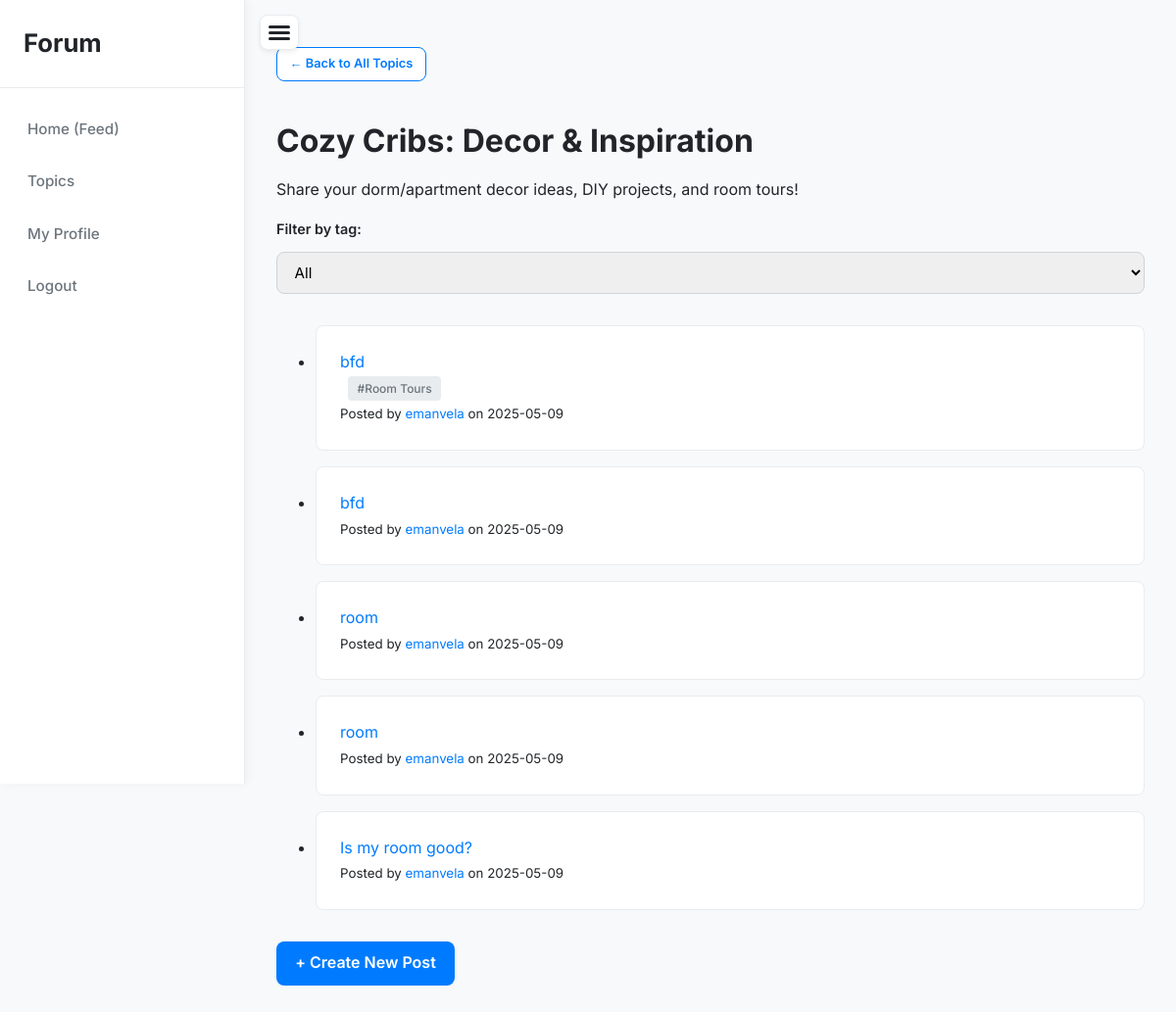
The page /topic/cozy-cribs-decor-inspiration (signed in) on the database its author committed.
### app/models.py (models this page shows, shortened)
class Topic(db.Model):
    id = db.Column(db.Integer, primary_key=True)
    name = db.Column(db.String(100), unique=True, nullable=False)
    description = db.Column(db.String(255), nullable=True)
    slug = db.Column(db.String(120), unique=True, nullable=False)
    posts = db.relationship('Post', back_populates='topic', lazy='dynamic', cascade='all, delete-orphan')

class Post(db.Model):
    id = db.Column(db.Integer, primary_key=True)
    title = db.Column(db.String(200), nullable=False)
    content = db.Column(db.Text, nullable=False)
    timestamp = db.Column(db.DateTime, index=True, default=datetime.utcnow)
    user_id = db.Column(db.Integer, db.ForeignKey('user.id'), nullable=False)
    topic_id = db.Column(db.Integer, db.ForeignKey('topic.id'), nullable=False)
    media_url = db.Column(db.String(255), nullable=True)
    tag = db.Column(db.String(50), nullable=True)
    author = db.relationship('User', back_populates='posts')
    topic = db.relationship('Topic', back_populates='posts')
    replies = db.relationship('Reply', back_populates='post', lazy='dynamic', cascade='all, delete-orphan')
    votes = db.relationship('Vote', back_populates='post', lazy='dynamic', cascade='all, delete-orphan')

class User(UserMixin, db.Model):
    id = db.Column(db.Integer, primary_key=True)
    username = db.Column(db.String(150), unique=True, nullable=False)
    email = db.Column(db.String(120), unique=True, nullable=False)
    password = db.Column(db.String(150), nullable=False)
    role = db.Column(db.String(10), nullable=False, default='student')
    profile_picture = db.Column(db.String(255), nullable=True)
    posts = db.relationship('Post', back_populates='author', lazy='dynamic', cascade='all, delete-orphan')
    replies = db.relationship('Reply', back_populates='author', lazy='dynamic', cascade='all, delete-orphan')
    votes = db.relationship('Vote', back_populates='user', lazy='dynamic', cascade='all, delete-orphan')
    followers = db.relationship(
        'Follow',
        foreign_keys='Follow.user_id',
        backref='followed_user',
        lazy='dynamic',
        cascade='all, delete-orphan'
    )
    following = db.relationship(
        'Follow',
        foreign_keys='Follow.follower_id',
        backref='follower_user',
        lazy='dynamic',
        cascade='all, delete-orphan'
    )

### app/routes.py (the view)
@main.route('/topic/<slug>')
@login_required
def view_topic(slug):
    topic = Topic.query.filter_by(slug=slug).first_or_404()
    selected_tag = request.args.get('tag')
    query = topic.posts  # Start with topic.posts relationship (lazy='dynamic')
    if selected_tag:
        posts = query.filter_by(tag=selected_tag).order_by(Post.timestamp.desc()).all()
    else:
        posts = query.order_by(Post.timestamp.desc()).all()
    all_tags_in_topic_query = db.session.query(Post.tag).filter(Post.topic_id == topic.id, Post.tag != None,
                                                                Post.tag != '').distinct()
    all_tags = sorted([tag_row[0] for tag_row in all_tags_in_topic_query])
    return render_template(
        'topic.html',
        topic=topic,
        title=topic.name,
        posts=posts,
        selected_tag=selected_tag,
        all_tags=all_tags
    )

### app/routes.py (called while the page is built)
@login_manager.user_loader
def load_user(user_id):
    return User.query.get(int(user_id))

### app/templates/topic.html (shortened to what this page needs)
{% extends 'base.html' %}
{% block content %}
    <div class="mb-2">
        <a href="{{ url_for('main.topics_index') }}" class="btn btn-secondary btn-sm">&larr; Back to All Topics</a>
    </div>
<h1>{{ topic.name }}</h1>
<p>{{ topic.description }}</p>
<form method="get" class="topic-filter-form">
    <label for="tag">Filter by tag:</label>
    <select name="tag" id="tag" onchange="this.form.submit()">
        <option value="">All</option>
    </select>
</form>
{% if posts %}
    <ul class="profile-content-list">
        {% for post in posts %}
            <li class="profile-content-list-item">
                <a href="{{ url_for('main.view_post', post_id=post.id) }}">{{ post.title }}</a><br>
                {% if post.tag %}
                    <small class="post-tag-badge">#{{ post.tag }}</small><br>
                {% endif %}
                <small>Posted by <a href="{{ url_for('main.user_profile', username=post.author.username) }}">{{ post.author.username }}</a> on {{ post.timestamp.strftime('%Y-%m-%d') }}</small>
            </li>
        {% endfor %}
    </ul>
{% else %}
    <p>No posts found for this tag.</p>
{% endif %}
<a href="{{ url_for('main.create_post', slug=topic.slug) }}" class="button-link-topic">
    + Create New Post
</a>
{% endblock %}

### app/static/styles.css (style rules this page uses)
:root { --font-primary: 'Inter', sans-serif; --background-main: #f8f9fa; --background-card: #ffffff; --text-primary: #212529; --text-secondary: #6c757d; --border-color: #e9ecef; --accent-primary: #007bff; --accent-primary-darker: #0056b3; --accent-secondary: #6c757d; --sidebar-bg: #ffffff; --sidebar-width: 250px; --sidebar-transition-speed: 0.3s; --shadow-soft: 0 2px 5px rgba(0,0,0,0.07); --shadow-medium: 0 4px 12px rgba(0,0,0,0.1); --border-radius-small: 4px; --border-radius-medium: 8px; --border-radius-large: 12px; }
*, *::before, *::after { box-sizing: border-box; }
body { font-family: var(--font-primary); background-color: var(--background-main); color: var(--text-primary); margin: 0; padding: 0; line-height: 1.6; font-size: 16px; transition: padding-left var(--sidebar-transition-speed) ease-in-out; }
h1, h2, h3, h4, h5, h6 { font-family: var(--font-primary); color: var(--text-primary); margin-top: 1.5rem; margin-bottom: 1rem; line-height: 1.3; font-weight: 600; }
h1 { font-size: 2rem; font-weight: 700; }
a { color: var(--accent-primary); text-decoration: none; transition: color 0.2s ease; }
.btn { display: inline-block; padding: 0.6rem 1.2rem; border: 1px solid transparent; border-radius: var(--border-radius-medium); cursor: pointer; font-family: var(--font-primary); font-weight: 600; font-size: 0.9rem; text-decoration: none; text-align: center; transition: all 0.2s ease-in-out; margin-top: 0.5rem; margin-bottom: 0.5rem; }
.btn-secondary { background-color: var(--background-card); color: var(--accent-primary); border: 1px solid var(--accent-primary); }
.btn-sm { padding: 0.4rem 0.8rem; font-size: 0.8rem; }
.button-link-topic { display: inline-block; background-color: var(--accent-primary); color: white !important; padding: 0.6rem 1.2rem; border-radius: var(--border-radius-medium); text-decoration: none; margin-top: 1rem; font-weight: 600; transition: all 0.2s ease-in-out; }
.post-tag-badge { background-color: var(--border-color); color: var(--text-secondary); padding: 0.2rem 0.6rem; border-radius: var(--border-radius-small); font-size: 0.75rem; font-weight: 500; display: inline-block; margin-left: 0.5rem; }
textarea, input[type="text"], input[type="email"], input[type="password"], select { width: 100%; padding: 0.65rem 0.85rem; margin-top: 0.4rem; margin-bottom: 1rem; border-radius: var(--border-radius-medium); border: 1px solid #ced4da; font-family: var(--font-primary); font-size: 0.95rem; transition: border-color 0.2s ease, box-shadow 0.2s ease; }
label { font-weight: 600; margin-bottom: 0.3rem; display: block; font-size: 0.9rem; }
.topic-list .content-card, .profile-content-list .profile-content-list-item { padding: 1.5rem; }
.profile-content-list-item { margin-bottom: 1rem; background-color: var(--background-card); border-radius: var(--border-radius-medium); border: 1px solid var(--border-color); }
.mb-2 { margin-bottom: 2rem !important; }

### rows shown on the page
Topic: name "Cozy Cribs: Decor & Inspiration", description "Share your dorm/apartment decor ideas, DIY projects, and room tours!"
Post: title "bfd", tag "Room Tours", author.username "emanvela", timestamp "2025-05-09"
Post: title "bfd", author.username "emanvela", timestamp "2025-05-09"
Post: title "room", author.username "emanvela", timestamp "2025-05-09"
Post: title "room", author.username "emanvela", timestamp "2025-05-09"
Post: title "Is my room good?", author.username "emanvela", timestamp "2025-05-09"
